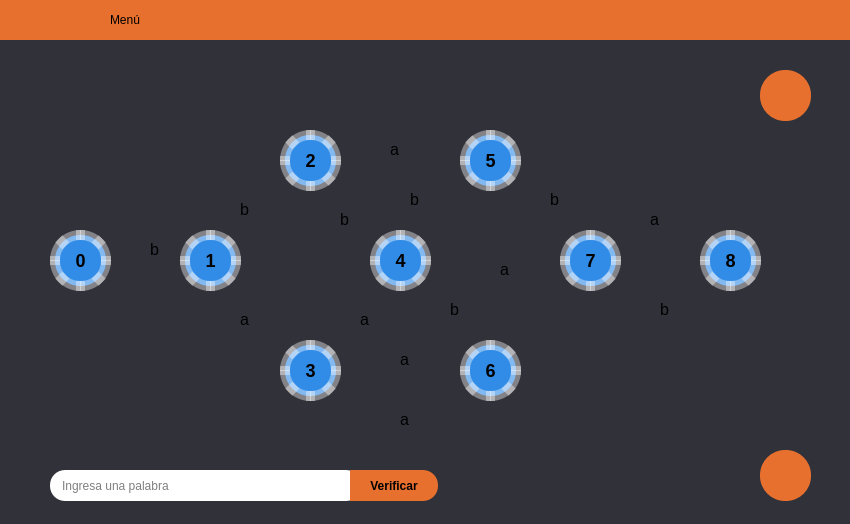
<?xml version="1.0" encoding="UTF-8"?>
<ui version="4.0">
 <class>ventanaPrincipal</class>
 <widget class="QWidget" name="ventanaPrincipal">
  <property name="geometry">
   <rect>
    <x>0</x>
    <y>0</y>
    <width>850</width>
    <height>524</height>
   </rect>
  </property>
  <property name="maximumSize">
   <size>
    <width>850</width>
    <height>540</height>
   </size>
  </property>
  <property name="palette">
   <palette>
    <active>
     <colorrole role="WindowText">
      <brush brushstyle="SolidPattern">
       <color alpha="255">
        <red>255</red>
        <green>255</green>
        <blue>255</blue>
       </color>
      </brush>
     </colorrole>
     <colorrole role="Button">
      <brush brushstyle="SolidPattern">
       <color alpha="255">
        <red>49</red>
        <green>49</green>
        <blue>58</blue>
       </color>
      </brush>
     </colorrole>
     <colorrole role="Light">
      <brush brushstyle="SolidPattern">
       <color alpha="255">
        <red>73</red>
        <green>73</green>
        <blue>87</blue>
       </color>
      </brush>
     </colorrole>
     <colorrole role="Midlight">
      <brush brushstyle="SolidPattern">
       <color alpha="255">
        <red>61</red>
        <green>61</green>
        <blue>72</blue>
       </color>
      </brush>
     </colorrole>
     <colorrole role="Dark">
      <brush brushstyle="SolidPattern">
       <color alpha="255">
        <red>24</red>
        <green>24</green>
        <blue>29</blue>
       </color>
      </brush>
     </colorrole>
     <colorrole role="Mid">
      <brush brushstyle="SolidPattern">
       <color alpha="255">
        <red>32</red>
        <green>32</green>
        <blue>38</blue>
       </color>
      </brush>
     </colorrole>
     <colorrole role="Text">
      <brush brushstyle="SolidPattern">
       <color alpha="255">
        <red>255</red>
        <green>255</green>
        <blue>255</blue>
       </color>
      </brush>
     </colorrole>
     <colorrole role="BrightText">
      <brush brushstyle="SolidPattern">
       <color alpha="255">
        <red>255</red>
        <green>255</green>
        <blue>255</blue>
       </color>
      </brush>
     </colorrole>
     <colorrole role="ButtonText">
      <brush brushstyle="SolidPattern">
       <color alpha="255">
        <red>255</red>
        <green>255</green>
        <blue>255</blue>
       </color>
      </brush>
     </colorrole>
     <colorrole role="Base">
      <brush brushstyle="SolidPattern">
       <color alpha="255">
        <red>0</red>
        <green>0</green>
        <blue>0</blue>
       </color>
      </brush>
     </colorrole>
     <colorrole role="Window">
      <brush brushstyle="SolidPattern">
       <color alpha="255">
        <red>49</red>
        <green>49</green>
        <blue>58</blue>
       </color>
      </brush>
     </colorrole>
     <colorrole role="Shadow">
      <brush brushstyle="SolidPattern">
       <color alpha="255">
        <red>0</red>
        <green>0</green>
        <blue>0</blue>
       </color>
      </brush>
     </colorrole>
     <colorrole role="AlternateBase">
      <brush brushstyle="SolidPattern">
       <color alpha="255">
        <red>24</red>
        <green>24</green>
        <blue>29</blue>
       </color>
      </brush>
     </colorrole>
     <colorrole role="ToolTipBase">
      <brush brushstyle="SolidPattern">
       <color alpha="255">
        <red>255</red>
        <green>255</green>
        <blue>220</blue>
       </color>
      </brush>
     </colorrole>
     <colorrole role="ToolTipText">
      <brush brushstyle="SolidPattern">
       <color alpha="255">
        <red>0</red>
        <green>0</green>
        <blue>0</blue>
       </color>
      </brush>
     </colorrole>
     <colorrole role="PlaceholderText">
      <brush brushstyle="SolidPattern">
       <color alpha="128">
        <red>255</red>
        <green>255</green>
        <blue>255</blue>
       </color>
      </brush>
     </colorrole>
    </active>
    <inactive>
     <colorrole role="WindowText">
      <brush brushstyle="SolidPattern">
       <color alpha="255">
        <red>255</red>
        <green>255</green>
        <blue>255</blue>
       </color>
      </brush>
     </colorrole>
     <colorrole role="Button">
      <brush brushstyle="SolidPattern">
       <color alpha="255">
        <red>49</red>
        <green>49</green>
        <blue>58</blue>
       </color>
      </brush>
     </colorrole>
     <colorrole role="Light">
      <brush brushstyle="SolidPattern">
       <color alpha="255">
        <red>73</red>
        <green>73</green>
        <blue>87</blue>
       </color>
      </brush>
     </colorrole>
     <colorrole role="Midlight">
      <brush brushstyle="SolidPattern">
       <color alpha="255">
        <red>61</red>
        <green>61</green>
        <blue>72</blue>
       </color>
      </brush>
     </colorrole>
     <colorrole role="Dark">
      <brush brushstyle="SolidPattern">
       <color alpha="255">
        <red>24</red>
        <green>24</green>
        <blue>29</blue>
       </color>
      </brush>
     </colorrole>
     <colorrole role="Mid">
      <brush brushstyle="SolidPattern">
       <color alpha="255">
        <red>32</red>
        <green>32</green>
        <blue>38</blue>
       </color>
      </brush>
     </colorrole>
     <colorrole role="Text">
      <brush brushstyle="SolidPattern">
       <color alpha="255">
        <red>255</red>
        <green>255</green>
        <blue>255</blue>
       </color>
      </brush>
     </colorrole>
     <colorrole role="BrightText">
      <brush brushstyle="SolidPattern">
       <color alpha="255">
        <red>255</red>
        <green>255</green>
        <blue>255</blue>
       </color>
      </brush>
     </colorrole>
     <colorrole role="ButtonText">
      <brush brushstyle="SolidPattern">
       <color alpha="255">
        <red>255</red>
        <green>255</green>
        <blue>255</blue>
       </color>
      </brush>
     </colorrole>
     <colorrole role="Base">
      <brush brushstyle="SolidPattern">
       <color alpha="255">
        <red>0</red>
        <green>0</green>
        <blue>0</blue>
       </color>
      </brush>
     </colorrole>
     <colorrole role="Window">
      <brush brushstyle="SolidPattern">
       <color alpha="255">
        <red>49</red>
        <green>49</green>
        <blue>58</blue>
       </color>
      </brush>
     </colorrole>
     <colorrole role="Shadow">
      <brush brushstyle="SolidPattern">
       <color alpha="255">
        <red>0</red>
        <green>0</green>
        <blue>0</blue>
       </color>
      </brush>
     </colorrole>
     <colorrole role="AlternateBase">
      <brush brushstyle="SolidPattern">
       <color alpha="255">
        <red>24</red>
        <green>24</green>
        <blue>29</blue>
       </color>
      </brush>
     </colorrole>
     <colorrole role="ToolTipBase">
      <brush brushstyle="SolidPattern">
       <color alpha="255">
        <red>255</red>
        <green>255</green>
        <blue>220</blue>
       </color>
      </brush>
     </colorrole>
     <colorrole role="ToolTipText">
      <brush brushstyle="SolidPattern">
       <color alpha="255">
        <red>0</red>
        <green>0</green>
        <blue>0</blue>
       </color>
      </brush>
     </colorrole>
     <colorrole role="PlaceholderText">
      <brush brushstyle="SolidPattern">
       <color alpha="128">
        <red>255</red>
        <green>255</green>
        <blue>255</blue>
       </color>
      </brush>
     </colorrole>
    </inactive>
    <disabled>
     <colorrole role="WindowText">
      <brush brushstyle="SolidPattern">
       <color alpha="255">
        <red>24</red>
        <green>24</green>
        <blue>29</blue>
       </color>
      </brush>
     </colorrole>
     <colorrole role="Button">
      <brush brushstyle="SolidPattern">
       <color alpha="255">
        <red>49</red>
        <green>49</green>
        <blue>58</blue>
       </color>
      </brush>
     </colorrole>
     <colorrole role="Light">
      <brush brushstyle="SolidPattern">
       <color alpha="255">
        <red>73</red>
        <green>73</green>
        <blue>87</blue>
       </color>
      </brush>
     </colorrole>
     <colorrole role="Midlight">
      <brush brushstyle="SolidPattern">
       <color alpha="255">
        <red>61</red>
        <green>61</green>
        <blue>72</blue>
       </color>
      </brush>
     </colorrole>
     <colorrole role="Dark">
      <brush brushstyle="SolidPattern">
       <color alpha="255">
        <red>24</red>
        <green>24</green>
        <blue>29</blue>
       </color>
      </brush>
     </colorrole>
     <colorrole role="Mid">
      <brush brushstyle="SolidPattern">
       <color alpha="255">
        <red>32</red>
        <green>32</green>
        <blue>38</blue>
       </color>
      </brush>
     </colorrole>
     <colorrole role="Text">
      <brush brushstyle="SolidPattern">
       <color alpha="255">
        <red>24</red>
        <green>24</green>
        <blue>29</blue>
       </color>
      </brush>
     </colorrole>
     <colorrole role="BrightText">
      <brush brushstyle="SolidPattern">
       <color alpha="255">
        <red>255</red>
        <green>255</green>
        <blue>255</blue>
       </color>
      </brush>
     </colorrole>
     <colorrole role="ButtonText">
      <brush brushstyle="SolidPattern">
       <color alpha="255">
        <red>24</red>
        <green>24</green>
        <blue>29</blue>
       </color>
      </brush>
     </colorrole>
     <colorrole role="Base">
      <brush brushstyle="SolidPattern">
       <color alpha="255">
        <red>49</red>
        <green>49</green>
        <blue>58</blue>
       </color>
      </brush>
     </colorrole>
     <colorrole role="Window">
      <brush brushstyle="SolidPattern">
       <color alpha="255">
        <red>49</red>
        <green>49</green>
        <blue>58</blue>
       </color>
      </brush>
     </colorrole>
     <colorrole role="Shadow">
      <brush brushstyle="SolidPattern">
       <color alpha="255">
        <red>0</red>
        <green>0</green>
        <blue>0</blue>
       </color>
      </brush>
     </colorrole>
     <colorrole role="AlternateBase">
      <brush brushstyle="SolidPattern">
       <color alpha="255">
        <red>49</red>
        <green>49</green>
        <blue>58</blue>
       </color>
      </brush>
     </colorrole>
     <colorrole role="ToolTipBase">
      <brush brushstyle="SolidPattern">
       <color alpha="255">
        <red>255</red>
        <green>255</green>
        <blue>220</blue>
       </color>
      </brush>
     </colorrole>
     <colorrole role="ToolTipText">
      <brush brushstyle="SolidPattern">
       <color alpha="255">
        <red>0</red>
        <green>0</green>
        <blue>0</blue>
       </color>
      </brush>
     </colorrole>
     <colorrole role="PlaceholderText">
      <brush brushstyle="SolidPattern">
       <color alpha="128">
        <red>255</red>
        <green>255</green>
        <blue>255</blue>
       </color>
      </brush>
     </colorrole>
    </disabled>
   </palette>
  </property>
  <property name="windowTitle">
   <string>Alphabet</string>
  </property>
  <property name="windowIcon">
   <iconset>
    <normaloff>../../../../.designer/iconos/languages.png</normaloff>../../../../.designer/iconos/languages.png</iconset>
  </property>
  <property name="styleSheet">
   <string notr="true"/>
  </property>
  <layout class="QVBoxLayout" name="verticalLayout">
   <property name="spacing">
    <number>0</number>
   </property>
   <property name="leftMargin">
    <number>0</number>
   </property>
   <property name="topMargin">
    <number>0</number>
   </property>
   <property name="rightMargin">
    <number>0</number>
   </property>
   <property name="bottomMargin">
    <number>0</number>
   </property>
   <item>
    <widget class="QFrame" name="Superior">
     <property name="minimumSize">
      <size>
       <width>0</width>
       <height>40</height>
      </size>
     </property>
     <property name="maximumSize">
      <size>
       <width>16777215</width>
       <height>40</height>
      </size>
     </property>
     <property name="styleSheet">
      <string notr="true">QFrame,QPushButton {
background-color:#E8702E;
border:0px;;
}</string>
     </property>
     <property name="frameShape">
      <enum>QFrame::StyledPanel</enum>
     </property>
     <property name="frameShadow">
      <enum>QFrame::Raised</enum>
     </property>
     <widget class="QPushButton" name="btnMenu">
      <property name="geometry">
       <rect>
        <x>0</x>
        <y>0</y>
        <width>250</width>
        <height>40</height>
       </rect>
      </property>
      <property name="minimumSize">
       <size>
        <width>0</width>
        <height>40</height>
       </size>
      </property>
      <property name="maximumSize">
       <size>
        <width>260</width>
        <height>40</height>
       </size>
      </property>
      <property name="focusPolicy">
       <enum>Qt::StrongFocus</enum>
      </property>
      <property name="autoFillBackground">
       <bool>false</bool>
      </property>
      <property name="styleSheet">
       <string notr="true"/>
      </property>
      <property name="text">
       <string>Menú</string>
      </property>
      <property name="icon">
       <iconset>
        <normaloff>../../../../.designer/iconos/menu.png</normaloff>../../../../.designer/iconos/menu.png</iconset>
      </property>
      <property name="iconSize">
       <size>
        <width>40</width>
        <height>40</height>
       </size>
      </property>
      <property name="default">
       <bool>true</bool>
      </property>
     </widget>
    </widget>
   </item>
   <item>
    <widget class="QFrame" name="inferior">
     <property name="palette">
      <palette>
       <active/>
       <inactive/>
       <disabled/>
      </palette>
     </property>
     <property name="font">
      <font>
       <weight>50</weight>
       <bold>false</bold>
      </font>
     </property>
     <property name="cursor">
      <cursorShape>ArrowCursor</cursorShape>
     </property>
     <property name="styleSheet">
      <string notr="true">QPushButton{
border-radius:30px;
border:10px solid rgb(255,255,255,100);
background-color:#318CE7;
font-size:18px ;

}

QLabel{
color:Black;
}
</string>
     </property>
     <property name="frameShape">
      <enum>QFrame::NoFrame</enum>
     </property>
     <property name="frameShadow">
      <enum>QFrame::Plain</enum>
     </property>
     <property name="lineWidth">
      <number>0</number>
     </property>
     <widget class="QPushButton" name="pushButton">
      <property name="geometry">
       <rect>
        <x>760</x>
        <y>30</y>
        <width>51</width>
        <height>51</height>
       </rect>
      </property>
      <property name="cursor">
       <cursorShape>PointingHandCursor</cursorShape>
      </property>
      <property name="styleSheet">
       <string notr="true">QPushButton{
background-color:#E8702E;
Border-radius:25px;
border:0px;
}

QPushButton:hover{
Background-color:#FF7D45;
}
</string>
      </property>
      <property name="text">
       <string/>
      </property>
      <property name="icon">
       <iconset>
        <normaloff>multimedia/images/configuraciones.png</normaloff>multimedia/images/configuraciones.png</iconset>
      </property>
      <property name="iconSize">
       <size>
        <width>30</width>
        <height>30</height>
       </size>
      </property>
     </widget>
     <widget class="QPushButton" name="pushButton_2">
      <property name="geometry">
       <rect>
        <x>760</x>
        <y>410</y>
        <width>51</width>
        <height>51</height>
       </rect>
      </property>
      <property name="cursor">
       <cursorShape>PointingHandCursor</cursorShape>
      </property>
      <property name="styleSheet">
       <string notr="true">QPushButton{
Background-color:#E8702E;
border-radius:25px;
border:0px;
}

QPushButton:hover{
Background-color:#FF7D45;
}</string>
      </property>
      <property name="text">
       <string/>
      </property>
      <property name="icon">
       <iconset>
        <normaloff>multimedia/images/pasoapaso.png</normaloff>multimedia/images/pasoapaso.png</iconset>
      </property>
      <property name="iconSize">
       <size>
        <width>30</width>
        <height>30</height>
       </size>
      </property>
     </widget>
     <widget class="QPushButton" name="estado_0">
      <property name="geometry">
       <rect>
        <x>50</x>
        <y>190</y>
        <width>61</width>
        <height>61</height>
       </rect>
      </property>
      <property name="font">
       <font>
        <pointsize>-1</pointsize>
        <weight>75</weight>
        <bold>true</bold>
       </font>
      </property>
      <property name="text">
       <string>0</string>
      </property>
      <property name="iconSize">
       <size>
        <width>30</width>
        <height>30</height>
       </size>
      </property>
     </widget>
     <widget class="QPushButton" name="estado_1">
      <property name="geometry">
       <rect>
        <x>180</x>
        <y>190</y>
        <width>61</width>
        <height>61</height>
       </rect>
      </property>
      <property name="font">
       <font>
        <pointsize>-1</pointsize>
        <weight>75</weight>
        <bold>true</bold>
       </font>
      </property>
      <property name="text">
       <string>1</string>
      </property>
      <property name="iconSize">
       <size>
        <width>30</width>
        <height>30</height>
       </size>
      </property>
     </widget>
     <widget class="QPushButton" name="estado_2">
      <property name="geometry">
       <rect>
        <x>460</x>
        <y>90</y>
        <width>61</width>
        <height>61</height>
       </rect>
      </property>
      <property name="font">
       <font>
        <pointsize>-1</pointsize>
        <weight>75</weight>
        <bold>true</bold>
       </font>
      </property>
      <property name="text">
       <string>5</string>
      </property>
      <property name="iconSize">
       <size>
        <width>30</width>
        <height>30</height>
       </size>
      </property>
     </widget>
     <widget class="QPushButton" name="estado_3">
      <property name="geometry">
       <rect>
        <x>460</x>
        <y>300</y>
        <width>61</width>
        <height>61</height>
       </rect>
      </property>
      <property name="font">
       <font>
        <pointsize>-1</pointsize>
        <weight>75</weight>
        <bold>true</bold>
       </font>
      </property>
      <property name="text">
       <string>6</string>
      </property>
      <property name="iconSize">
       <size>
        <width>30</width>
        <height>30</height>
       </size>
      </property>
     </widget>
     <widget class="QPushButton" name="estado_4">
      <property name="geometry">
       <rect>
        <x>280</x>
        <y>90</y>
        <width>61</width>
        <height>61</height>
       </rect>
      </property>
      <property name="font">
       <font>
        <pointsize>-1</pointsize>
        <weight>75</weight>
        <bold>true</bold>
       </font>
      </property>
      <property name="text">
       <string>2</string>
      </property>
      <property name="iconSize">
       <size>
        <width>30</width>
        <height>30</height>
       </size>
      </property>
     </widget>
     <widget class="QPushButton" name="estado_5">
      <property name="geometry">
       <rect>
        <x>280</x>
        <y>300</y>
        <width>61</width>
        <height>61</height>
       </rect>
      </property>
      <property name="font">
       <font>
        <pointsize>-1</pointsize>
        <weight>75</weight>
        <bold>true</bold>
       </font>
      </property>
      <property name="autoFillBackground">
       <bool>false</bool>
      </property>
      <property name="text">
       <string>3</string>
      </property>
      <property name="iconSize">
       <size>
        <width>30</width>
        <height>30</height>
       </size>
      </property>
     </widget>
     <widget class="QPushButton" name="estado_6">
      <property name="geometry">
       <rect>
        <x>560</x>
        <y>190</y>
        <width>61</width>
        <height>61</height>
       </rect>
      </property>
      <property name="font">
       <font>
        <pointsize>-1</pointsize>
        <weight>75</weight>
        <bold>true</bold>
       </font>
      </property>
      <property name="text">
       <string>7</string>
      </property>
      <property name="iconSize">
       <size>
        <width>30</width>
        <height>30</height>
       </size>
      </property>
     </widget>
     <widget class="QPushButton" name="estado_7">
      <property name="geometry">
       <rect>
        <x>700</x>
        <y>190</y>
        <width>61</width>
        <height>61</height>
       </rect>
      </property>
      <property name="font">
       <font>
        <pointsize>-1</pointsize>
        <weight>75</weight>
        <bold>true</bold>
       </font>
      </property>
      <property name="text">
       <string>8</string>
      </property>
      <property name="iconSize">
       <size>
        <width>30</width>
        <height>30</height>
       </size>
      </property>
     </widget>
     <widget class="QPushButton" name="estado_8">
      <property name="geometry">
       <rect>
        <x>370</x>
        <y>190</y>
        <width>61</width>
        <height>61</height>
       </rect>
      </property>
      <property name="font">
       <font>
        <pointsize>-1</pointsize>
        <weight>75</weight>
        <bold>true</bold>
       </font>
      </property>
      <property name="text">
       <string>4</string>
      </property>
      <property name="iconSize">
       <size>
        <width>30</width>
        <height>30</height>
       </size>
      </property>
     </widget>
     <widget class="QLineEdit" name="lineEdit">
      <property name="geometry">
       <rect>
        <x>50</x>
        <y>430</y>
        <width>311</width>
        <height>31</height>
       </rect>
      </property>
      <property name="styleSheet">
       <string notr="true">QLineEdit{
color:black;
Background-color:white;
border-radius:15px;
padding-left:10px;

}</string>
      </property>
      <property name="placeholderText">
       <string>Ingresa una palabra</string>
      </property>
      <property name="clearButtonEnabled">
       <bool>true</bool>
      </property>
     </widget>
     <widget class="QPushButton" name="btnVerificar">
      <property name="geometry">
       <rect>
        <x>350</x>
        <y>430</y>
        <width>88</width>
        <height>31</height>
       </rect>
      </property>
      <property name="font">
       <font>
        <pointsize>-1</pointsize>
        <weight>75</weight>
        <bold>true</bold>
       </font>
      </property>
      <property name="cursor">
       <cursorShape>PointingHandCursor</cursorShape>
      </property>
      <property name="styleSheet">
       <string notr="true">QPushButton{
  border:inherit;
  background-color:#E8702E;
  border-top-right-radius: 15px;
  border-bottom-right-radius: 15px;
  font-size:12px ;
}

QPushButton:hover{
background-color:#D9682B;
}</string>
      </property>
      <property name="text">
       <string>Verificar</string>
      </property>
     </widget>
     <widget class="QLabel" name="label">
      <property name="geometry">
       <rect>
        <x>40</x>
        <y>200</y>
        <width>41</width>
        <height>41</height>
       </rect>
      </property>
      <property name="text">
       <string/>
      </property>
      <property name="pixmap">
       <pixmap>multimedia/images/play.png</pixmap>
      </property>
      <property name="scaledContents">
       <bool>true</bool>
      </property>
     </widget>
     <widget class="QLabel" name="label_2">
      <property name="geometry">
       <rect>
        <x>280</x>
        <y>90</y>
        <width>61</width>
        <height>61</height>
       </rect>
      </property>
      <property name="text">
       <string/>
      </property>
      <property name="pixmap">
       <pixmap>multimedia/images/pngwing.com.png</pixmap>
      </property>
      <property name="scaledContents">
       <bool>true</bool>
      </property>
     </widget>
     <widget class="QLabel" name="label_3">
      <property name="geometry">
       <rect>
        <x>180</x>
        <y>190</y>
        <width>61</width>
        <height>61</height>
       </rect>
      </property>
      <property name="text">
       <string/>
      </property>
      <property name="pixmap">
       <pixmap>multimedia/images/pngwing.com.png</pixmap>
      </property>
      <property name="scaledContents">
       <bool>true</bool>
      </property>
     </widget>
     <widget class="QLabel" name="label_4">
      <property name="geometry">
       <rect>
        <x>370</x>
        <y>190</y>
        <width>61</width>
        <height>61</height>
       </rect>
      </property>
      <property name="text">
       <string/>
      </property>
      <property name="pixmap">
       <pixmap>multimedia/images/pngwing.com.png</pixmap>
      </property>
      <property name="scaledContents">
       <bool>true</bool>
      </property>
     </widget>
     <widget class="QLabel" name="label_5">
      <property name="geometry">
       <rect>
        <x>460</x>
        <y>90</y>
        <width>61</width>
        <height>61</height>
       </rect>
      </property>
      <property name="text">
       <string/>
      </property>
      <property name="pixmap">
       <pixmap>multimedia/images/pngwing.com.png</pixmap>
      </property>
      <property name="scaledContents">
       <bool>true</bool>
      </property>
     </widget>
     <widget class="QLabel" name="label_6">
      <property name="geometry">
       <rect>
        <x>460</x>
        <y>300</y>
        <width>61</width>
        <height>61</height>
       </rect>
      </property>
      <property name="text">
       <string/>
      </property>
      <property name="pixmap">
       <pixmap>multimedia/images/pngwing.com.png</pixmap>
      </property>
      <property name="scaledContents">
       <bool>true</bool>
      </property>
     </widget>
     <widget class="QLabel" name="label_7">
      <property name="geometry">
       <rect>
        <x>150</x>
        <y>200</y>
        <width>58</width>
        <height>18</height>
       </rect>
      </property>
      <property name="font">
       <font>
        <pointsize>12</pointsize>
        <weight>50</weight>
        <bold>false</bold>
       </font>
      </property>
      <property name="styleSheet">
       <string notr="true"/>
      </property>
      <property name="text">
       <string>b</string>
      </property>
     </widget>
     <widget class="QLabel" name="label_8">
      <property name="geometry">
       <rect>
        <x>240</x>
        <y>160</y>
        <width>58</width>
        <height>18</height>
       </rect>
      </property>
      <property name="font">
       <font>
        <pointsize>12</pointsize>
        <weight>50</weight>
        <bold>false</bold>
       </font>
      </property>
      <property name="styleSheet">
       <string notr="true"/>
      </property>
      <property name="text">
       <string>b</string>
      </property>
     </widget>
     <widget class="QLabel" name="label_9">
      <property name="geometry">
       <rect>
        <x>240</x>
        <y>270</y>
        <width>58</width>
        <height>18</height>
       </rect>
      </property>
      <property name="font">
       <font>
        <pointsize>12</pointsize>
        <weight>50</weight>
        <bold>false</bold>
       </font>
      </property>
      <property name="styleSheet">
       <string notr="true"/>
      </property>
      <property name="text">
       <string>a</string>
      </property>
     </widget>
     <widget class="QLabel" name="label_10">
      <property name="geometry">
       <rect>
        <x>390</x>
        <y>100</y>
        <width>31</width>
        <height>18</height>
       </rect>
      </property>
      <property name="font">
       <font>
        <pointsize>12</pointsize>
        <weight>50</weight>
        <bold>false</bold>
       </font>
      </property>
      <property name="styleSheet">
       <string notr="true"/>
      </property>
      <property name="text">
       <string>a</string>
      </property>
     </widget>
     <widget class="QLabel" name="label_11">
      <property name="geometry">
       <rect>
        <x>340</x>
        <y>170</y>
        <width>58</width>
        <height>18</height>
       </rect>
      </property>
      <property name="font">
       <font>
        <pointsize>12</pointsize>
        <weight>50</weight>
        <bold>false</bold>
       </font>
      </property>
      <property name="styleSheet">
       <string notr="true"/>
      </property>
      <property name="text">
       <string>b</string>
      </property>
     </widget>
     <widget class="QLabel" name="label_12">
      <property name="geometry">
       <rect>
        <x>360</x>
        <y>270</y>
        <width>58</width>
        <height>18</height>
       </rect>
      </property>
      <property name="font">
       <font>
        <pointsize>12</pointsize>
        <weight>50</weight>
        <bold>false</bold>
       </font>
      </property>
      <property name="styleSheet">
       <string notr="true"/>
      </property>
      <property name="text">
       <string>a</string>
      </property>
     </widget>
     <widget class="QLabel" name="label_13">
      <property name="geometry">
       <rect>
        <x>400</x>
        <y>370</y>
        <width>58</width>
        <height>18</height>
       </rect>
      </property>
      <property name="font">
       <font>
        <pointsize>12</pointsize>
        <weight>50</weight>
        <bold>false</bold>
       </font>
      </property>
      <property name="styleSheet">
       <string notr="true"/>
      </property>
      <property name="text">
       <string>a</string>
      </property>
     </widget>
     <widget class="QLabel" name="label_14">
      <property name="geometry">
       <rect>
        <x>400</x>
        <y>310</y>
        <width>58</width>
        <height>18</height>
       </rect>
      </property>
      <property name="font">
       <font>
        <pointsize>12</pointsize>
        <weight>50</weight>
        <bold>false</bold>
       </font>
      </property>
      <property name="styleSheet">
       <string notr="true"/>
      </property>
      <property name="text">
       <string>a</string>
      </property>
     </widget>
     <widget class="QLabel" name="label_15">
      <property name="geometry">
       <rect>
        <x>500</x>
        <y>220</y>
        <width>58</width>
        <height>18</height>
       </rect>
      </property>
      <property name="font">
       <font>
        <pointsize>12</pointsize>
        <weight>50</weight>
        <bold>false</bold>
       </font>
      </property>
      <property name="styleSheet">
       <string notr="true"/>
      </property>
      <property name="text">
       <string>a</string>
      </property>
     </widget>
     <widget class="QLabel" name="label_16">
      <property name="geometry">
       <rect>
        <x>550</x>
        <y>150</y>
        <width>58</width>
        <height>18</height>
       </rect>
      </property>
      <property name="font">
       <font>
        <pointsize>12</pointsize>
        <weight>50</weight>
        <bold>false</bold>
       </font>
      </property>
      <property name="styleSheet">
       <string notr="true"/>
      </property>
      <property name="text">
       <string>b</string>
      </property>
     </widget>
     <widget class="QLabel" name="label_17">
      <property name="geometry">
       <rect>
        <x>650</x>
        <y>170</y>
        <width>58</width>
        <height>18</height>
       </rect>
      </property>
      <property name="font">
       <font>
        <pointsize>12</pointsize>
        <weight>50</weight>
        <bold>false</bold>
       </font>
      </property>
      <property name="styleSheet">
       <string notr="true"/>
      </property>
      <property name="text">
       <string>a</string>
      </property>
     </widget>
     <widget class="QLabel" name="label_18">
      <property name="geometry">
       <rect>
        <x>660</x>
        <y>260</y>
        <width>58</width>
        <height>18</height>
       </rect>
      </property>
      <property name="font">
       <font>
        <pointsize>12</pointsize>
        <weight>50</weight>
        <bold>false</bold>
       </font>
      </property>
      <property name="styleSheet">
       <string notr="true"/>
      </property>
      <property name="text">
       <string>b</string>
      </property>
     </widget>
     <widget class="QLabel" name="label_19">
      <property name="geometry">
       <rect>
        <x>450</x>
        <y>260</y>
        <width>58</width>
        <height>18</height>
       </rect>
      </property>
      <property name="font">
       <font>
        <pointsize>12</pointsize>
        <weight>50</weight>
        <bold>false</bold>
       </font>
      </property>
      <property name="styleSheet">
       <string notr="true"/>
      </property>
      <property name="text">
       <string>b</string>
      </property>
     </widget>
     <widget class="QLabel" name="label_20">
      <property name="geometry">
       <rect>
        <x>410</x>
        <y>150</y>
        <width>58</width>
        <height>18</height>
       </rect>
      </property>
      <property name="font">
       <font>
        <pointsize>12</pointsize>
        <weight>50</weight>
        <bold>false</bold>
       </font>
      </property>
      <property name="styleSheet">
       <string notr="true"/>
      </property>
      <property name="text">
       <string>b</string>
      </property>
     </widget>
    </widget>
   </item>
  </layout>
 </widget>
 <resources/>
 <connections/>
</ui>
